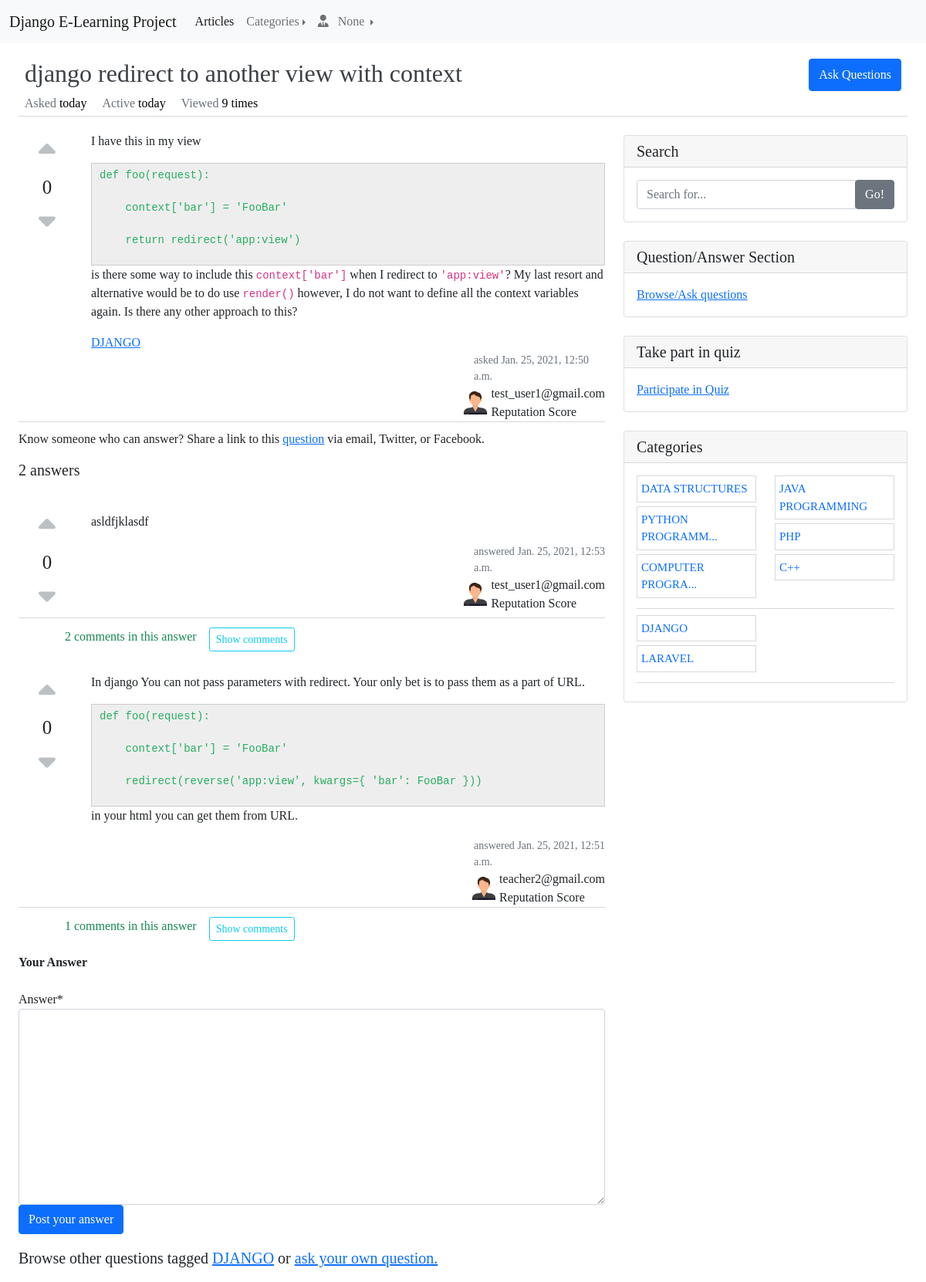
Page /questions-list/question-detail/2/ on the committed database.
### App_QuestionAnswer/models.py (models this page shows)
class Question(models.Model):
    user = models.ForeignKey(User, on_delete=models.CASCADE, related_name='user_questions')
    category = models.ForeignKey(Category, on_delete=models.CASCADE, related_name='category_questions')
    title = models.CharField(max_length=100, blank=False, null=False)
    content = RichTextUploadingField(blank=False, null=False)
    created_at = models.DateTimeField(auto_now_add=True)
    updated_at = models.DateTimeField(auto_now=True)
    class Meta:
        ordering = ('-created_at', )

class Answer(models.Model):
    user = models.ForeignKey(User, on_delete=models.CASCADE, related_name='user_answers')
    question = models.ForeignKey(Question, on_delete=models.CASCADE, related_name='question_answers')
    answer = RichTextUploadingField(blank=False, null=False)
    created_at = models.DateTimeField(auto_now_add=True)
    updated_at = models.DateTimeField(auto_now=True)
    class Meta:
        ordering = ('-created_at', )

### App_Article/models.py (models this page shows)
class Category(models.Model):
    category_name = models.CharField(max_length=100, unique=True, blank=False, null=False)
    created_by = models.ForeignKey(User, on_delete=models.DO_NOTHING, related_name='user_categories')
    created_at = models.DateTimeField(auto_now_add=True)
    updated_at = models.DateTimeField(auto_now=True)
    class Meta:
        verbose_name_plural = 'Categories'
    def __str__(self):
        return self.category_name

### App_Login/models.py (models this page shows, shortened)
class User(AbstractBaseUser, PermissionsMixin):
    email = models.EmailField(unique=True, null=False)
    is_staff = models.BooleanField(
        ugettext_lazy('staff_status'),
        default=False,
        help_text=ugettext_lazy('Designates weather the user can log in this site')
    )
    is_active = models.BooleanField(
        ugettext_lazy('active'),
        default=True,
        help_text=ugettext_lazy('Designates weather this user should be treated as active. Unselect this insist of deleting account.')
    )
    USERNAME_FIELD = 'email'
    objects = MyUserManager()
    def __str__(self):
        return self.email

### App_QuestionAnswer/views.py (the view, shortened to what this page needs)
# urls.py: path('question-detail/<pk>/', views.QuestionDetail.as_view(), name='question_detail'),
class QuestionDetail(DetailView):
    template_name = 'App_QuestionAnswer/question_detail.html'
    model = Question
    answer_form = AnswerForm
    def get_context_data(self, **kwargs):
        context = super(QuestionDetail, self).get_context_data(**kwargs)
        context['answer_form'] = self.answer_form
        context['categories'] = Category.objects.all()
        return context

### App_Article/templatetags/custom_tags.py (called while the page is built)
@register.filter(name='category_range_filter')
def category_range_filter(value):
    if len(value) > 16:
        return value[0:15]+'...'
    return value

@register.filter(name='encode_plus')
def encode_plus(value):
    return value.replace('+', '%2B')

@register.filter(name='as_chunks')
def as_chunk(lst, chunk_size):
    limit = ceil(len(lst) / chunk_size)
    for idx in range(limit):
        yield lst[chunk_size*idx:chunk_size*(idx+1)]

### templates/App_QuestionAnswer/question_detail.html (shortened to what this page needs)
{% extends 'base.html' %}
{% load static %}
{% load crispy_forms_tags %}
{% load custom_tags %}
{% block style_block %}
    <link rel="stylesheet" type="text/css" href="{% static 'css/question_detail.css' %}">
{% endblock %}
{% block body_block %}
    <div class="container-fluid">
        <div class="title_wrap">
            <div class="title">
                <h2><a style="color: #3c4146; text-decoration: none;" href="">{{ object.title }}</a></h2>
                <div class="info">
                    <span class="my_gray">Asked <time class="my_time">today</time></span>
                    <span class="my_gray">Active <time class="my_time">today</time></span>
                    <span class="my_gray">Viewed <time class="my_time">9 times</time></span>
                </div>
            </div>
            <a style="height: fit-content" class="btn btn-primary pt-2 pb-2" href="">Ask Questions</a>
        </div>
        <div class="row">
            <div class="col-sm-8">
                <div class="content">
                    <div class="vote">
                        <a class="icon" href="#"><i class="fas fa-caret-up"></i></a>
                        {{ 0 }}
                        <a class="icon" href="#"><i class="fas fa-caret-down"></i></a>
                    </div>
                    <div class="main-content">
                        {{ object.content|safe }}
                        <div class="category">
                            <a href="">{{ object.category }}</a>
                        </div>
                        <div class="author">
                            <div class="time">
                                <span>asked </span><time>{{ question.created_at }}</time>
                            </div>
                            <div class="profile">
                                <img src="/media/profile_pics/profilepic.jpg" alt="profile-pic"/>
                                <div class="detail">
                                    <span>{{ question.user }}</span>
                                    <span>Reputation Score</span>
                                </div>
                            </div>
                        </div>
                    </div>
                </div>
                <div>
                    <p>Know someone who can answer? Share a link to this <a href="">question</a> via email, Twitter, or Facebook.</p>
                </div>
                <div class="comment_wrap mb-2">
                    <div class="all_answers">
                        <h5 class="mb-3">{{ object.question_answers.count }} answers</h5>
                        {% for answer in object.question_answers.all %}
                            <div class="answer_wrap">
                                <div class="content">
                                    <div class="vote">
                                        <a class="icon" href="#"><i class="fas fa-caret-up"></i></a>
                                        {{ 0 }}
                                        <a class="icon" href="#"><i class="fas fa-caret-down"></i></a>
                                    </div>
                                    <div class="main-content">
                                        {{ answer.answer|safe }}
                                        <div class="author">
                                            <div class="time">
                                                <span>answered </span><time>{{ answer.created_at }}</time>
                                            </div>
                                            <div class="profile">
                                                <img src="/media/profile_pics/profilepic.jpg" alt="profile-pic"/>
                                                <div class="detail">
                                                    <span>{{ answer.user }}</span>
                                                    <span>Reputation Score</span>
                                                </div>
                                            </div>
                                        </div>
                                    </div>
                                </div>
                                {% if answer.answer_comments.count > 0 %}
                                    <div style="display: flex; flex-direction: row; justify-items: flex-start; margin-left: 60px;">
                                        <span class="text-success me-3">{{ answer.answer_comments.count }} comments in this answer</span>
                                        <a style="width: fit-content;" class="btn btn-outline-info btn-sm mb-2" onclick="show_comment_wrap(event)" href="javascript:void(0)">Show comments</a>
                                    </div>
                                {% endif %}
                            </div>
                        {% endfor %}
                    </div>
                    <div class="mt-2">
                        <b>Your Answer</b>
                        <form class="mt-4" method="POST">
                            {{ answer_form|crispy }}
                            <input class="btn btn-primary" type="submit" value="Post your answer" />
                        </form>
                    </div>
                    <div class="mt-3">
                        <p style="font-size: 20px;">Browse other questions tagged <a href="">{{ object.category }}</a> or <a href="{% url 'App_QuestionAnswer:ask_question' %}">ask your own question.</a></p>
                    </div>
                </div>
            </div>
            {% include 'sidebar.html' %}
        </div>
    </div>
{% endblock %}

### templates/base.html (shortened to what this page needs)
<!DOCTYPE html>
{% load static %}
<html lang="en">
<head>
    <link href="{% static 'bootstrap/css/bootstrap.min.css' %}" rel="stylesheet">
    <link rel="stylesheet" type="text/css" href="{% static 'css/main.css' %}">
    {% block style_block %}{% endblock %}
</head>
<body>
    {% include 'navbar.html' %}
    <div class="container-fluid">
        {% block body_block %}
        {% endblock %}
    </div>
</body>
</html>

### templates/navbar.html (shortened to what this page needs)
{% load custom_tags %}
<nav style="z-index: 1;" class="navbar navbar-expand-lg navbar-light bg-light">
  <div class="container-fluid">
    <a class="navbar-brand" href="{% url 'App_Article:home' %}">Django E-Learning Project</a>
    <div class="collapse navbar-collapse justify-content-start" id="navbarSupportedContent">
      <ul class="navbar-nav">
        <li class="nav-item">
          <a class="nav-link active" aria-current="page" href="{% url 'App_Article:home' %}">Articles</a>
        </li>
        <li class="nav-item dropdown dropend">
            <a class="nav-link dropdown-toggle" href="#" id="categoryDropdown" role="button" data-bs-toggle="dropdown" aria-expanded="false">Categories</a>
        </li>
        <li class="nav-item dropdown dropend">
          <a class="nav-link dropdown-toggle" href="#" id="navbarDropdown" role="button" data-bs-toggle="dropdown" aria-expanded="false">
             <i class="fas fa-user-tie"></i>&nbsp;&nbsp;
              {% if user.is_authenticated %}
                {% if user.profile.full_name %}
                    {{ user.profile.full_name }}
                {% else %}
                    {{ user.email }}
                {% endif %}
              {% else %}None{% endif %}
          </a>
        </li>
      </ul>
    </div>
  </div>
</nav>

### templates/sidebar.html
{% load custom_tags %}
<div class="col-md-4">
    <div class="card my-4">
      <h5 class="card-header">Search</h5>
      <div class="card-body">
        <div class="input-group">
          <input type="text" class="form-control" placeholder="Search for...">
          <span class="input-group-append">
            <button class="btn btn-secondary" type="button">Go!</button>
          </span>
        </div>
      </div>
    </div>
    <div class="card my-4">
      <h5 class="card-header">Question/Answer Section</h5>
      <div class="card-body">
        <a href="{% url 'App_QuestionAnswer:question_list' %}">Browse/Ask questions</a>
      </div>
    </div>
    <div class="card my-4">
      <h5 class="card-header">Take part in quiz</h5>
      <div class="card-body">
          <a href="{% url 'App_Quiz:home' %}">Participate in Quiz</a>
      </div>
    </div>
    <div class="card my-4">
      <h5 class="card-header">Categories</h5>
      <div class="card-body">
            {% for chunk in categories|as_chunks:6 %}
                <div class="row">
                    {% for chunk2 in chunk|as_chunks:3 %}
                      <div class="col-lg-6">
                        <ul class="list-unstyled mb-0">
                          {% for category in chunk2 %}
                              <li style="font-size: 15px; border: 1px solid #d6d9dc; margin-bottom: 5px; padding: 5px;">
                                <a style="text-decoration: none;" href="{% url 'App_Article:home' %}?query_category={{ category.category_name|encode_plus }}">{{ category.category_name|category_range_filter }}</a>
                              </li>
                          {% endfor %}
                        </ul>
                      </div>
                    {% endfor %}
                </div>
                <div class="dropdown-divider"></div>
            {% endfor %}
      </div>
    </div>
</div>

### static/css/main.css (style rules this page uses)
body { font-family: "Times New Roman"; }

### static/css/question_detail.css (style rules this page uses)
.title_wrap { display: flex; flex-direction: row; justify-content: space-between; padding: 4px 8px; border-bottom: 1px solid #d6d9dc; }
.info { display: flex; flex-direction: row; column-gap: 20px; }
.info .my_gray { color: #6a737c; }
.info .my_gray .my_time { color: black; }
.content { display: flex; flex-direction: row; column-gap: 20px; margin-top: 20px; margin-bottom: 10px; border-bottom: 1px solid #d6d9dc; }
.content .vote { display: flex; flex-direction: column; align-items: center; font-size: 25px; width: 10%; }
.content .vote .icon { font-size: 35px; color: #BBC0C4; }
.content .main-content { display: flex; flex-direction: column; width: 90%; justify-content: center; }
.content .main-content .author { display: flex; flex-direction: column; align-items: flex-end; }
.content .main-content .author .time { text-align: start; width: 170px; font-size: 14px; color: #6a737c; }
.content .main-content .author .profile { display: flex; flex-direction: row; align-items: center; }
.content .main-content .author .profile img { width: 30px; height: 30px; margin-right: 5px; }
.content .main-content .author .profile .detail { display: flex; flex-direction: column; }
.answer_wrap { display: flex; flex-direction: column; row-gap: 2px; }

### rows in the picture
Question: title "django redirect to another view with context", content "I have this in my view def foo(request): context['bar'] = 'FooBar' return redirect('app:view') is there some way to include this context['bar'] when I redirect to 'app:view' ? My last resort and alternative would be to do use render() however, I do not want to define all the context variables again. Is there any other approach to this?", category "DJANGO", created_at "Jan. 25, 2021, 12:50 a.m.", user "test_user1@gmail.com", question_answers.count "2"
Answer: value "0", answer "asldfjklasdf", created_at "Jan. 25, 2021, 12:53 a.m.", user "test_user1@gmail.com", answer_comments.count "2"
Answer: value "0", answer "In django You can not pass parameters with redirect. Your only bet is to pass them as a part of URL. def foo(request): context['bar'] = 'FooBar' redirect(reverse('app:view', kwargs={ 'bar': FooBar })) in your html you can get them from URL.", created_at "Jan. 25, 2021, 12:51 a.m.", user "teacher2@gmail.com", answer_comments.count "1"
Category: category_name|category_range_filter "DATA STRUCTURES"
Category: category_name|category_range_filter "PYTHON PROGRAMM..."
Category: category_name|category_range_filter "COMPUTER PROGRA..."
Category: category_name|category_range_filter "JAVA PROGRAMMING"
Category: category_name|category_range_filter "PHP"
Category: category_name|category_range_filter "C++"
Category: category_name|category_range_filter "DJANGO"
Category: category_name|category_range_filter "LARAVEL"

### other values in the picture
{{ 0 }} "0"
